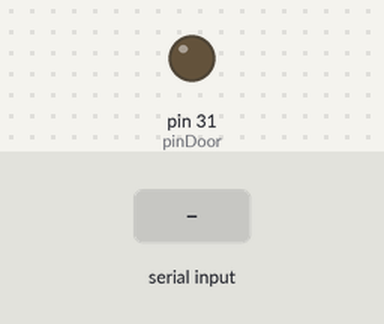
The sketch below on a simulated Arduino Mega 2560, built with avr-gcc and run on an emulated ATmega2560. On the bench: output pins drawn as LEDs (lit = HIGH). Inputs (shaded band) come from the test bench.

Above: at 1.2 s.
1.3 s: "1" received over Serial
At 1.6 s:
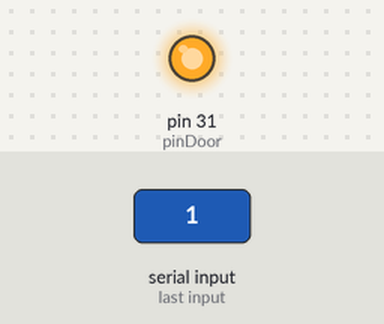
2.8 s: "0" received over Serial
At 4.0 s:
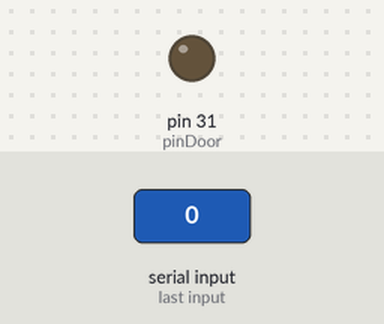
Timing chart, 0 to 5.8 s (numbered marks = the images above; inputs shaded):
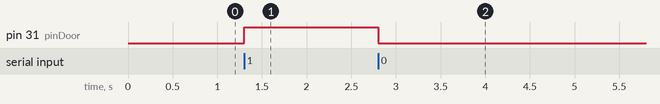

The sketch:

door.ino
```cpp
const int pinDoor = 31;
void setup() {
  pinMode(pinDoor, OUTPUT);
  Serial.begin(9600);
}

void loop() {
  if(Serial.available())
  {
    char ch = Serial.read();
    if(ch == '1')
      digitalWrite(pinDoor, HIGH);
    else if(ch == '0')
      digitalWrite(pinDoor, LOW);
    else;
  }
}
```

Measured:
- after the input at 1.3 s, pin 31 (pinDoor): LOW → HIGH at once
- after the input at 2.8 s, pin 31 (pinDoor): HIGH → LOW at once
